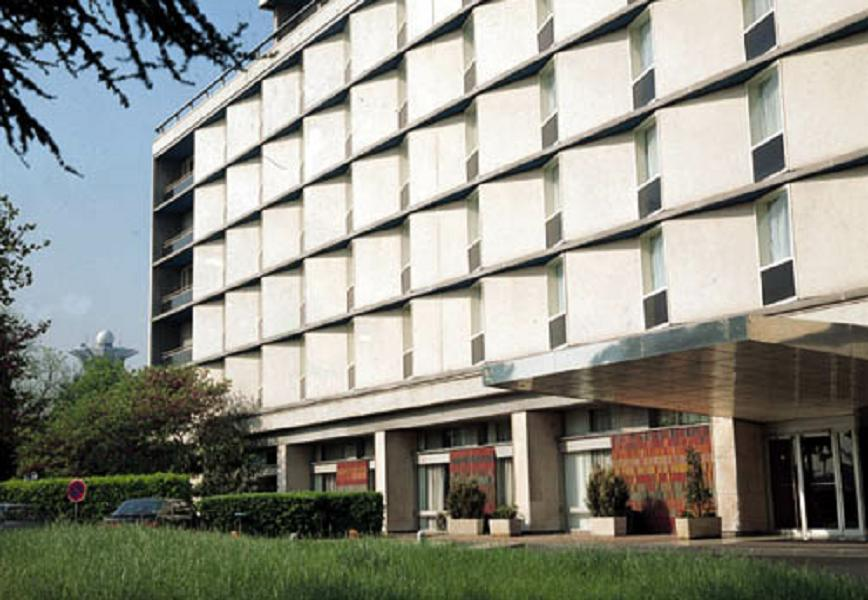
//> input picture hough_line_transform/building.jpg, 868 x 600 px
$ ./main   (built with g++ and OpenCV 4)
//> lines starting //> are read from the running program, lines starting //| are printed output that depends on the picture
#include<iostream>
#include<opencv2/opencv.hpp>
#include<opencv2/imgproc.hpp>
#include<opencv2/highgui.hpp>

using namespace std;
using namespace cv;

Mat src, src_gray;
int thresh = 200;
int max_thresh = 255;

const char* src_window_name = "src demo";
const char* coner_window_name = "harries coner";

void cornerHarris_demo( int, void* );

int main(int argc, char* argv[]){
    src = imread("../../data/building.jpg");
//> src is the input picture: 600 rows x 868 cols, CV_8UC3; mean B, G, R 133.7, 143.6, 142.9

    if(src.empty()){
        printf("CANNOT OPEN IMAGE\n");
        return 1;
    }
    cvtColor(src, src_gray, COLOR_BGR2GRAY);
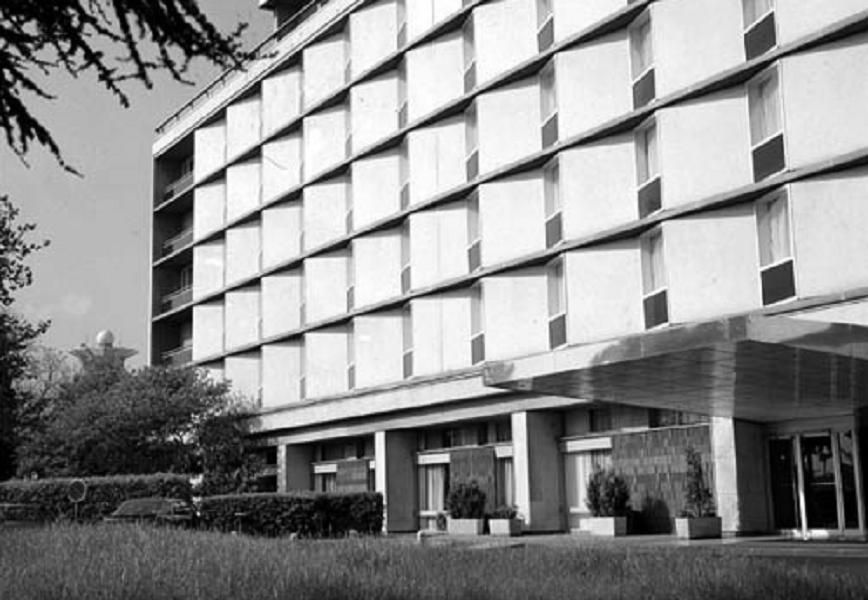
//> src_gray: 600 rows x 868 cols, CV_8UC1; min 0, max 255, mean 142.3

    namedWindow(src_window_name);
    createTrackbar("Threshold: ", src_window_name, &thresh, max_thresh, cornerHarris_demo);
    imshow(src_window_name, src);

    cornerHarris_demo(0, 0);
    waitKey(0);

    return 0;
}

void cornerHarris_demo(int , void*){
    int block_size = 2;
    int aperture_size = 3;
    double k = 0.04;

    Mat dst = Mat::ones(src.size(), CV_32FC1);
    cornerHarris(src_gray, dst, block_size, aperture_size, k);
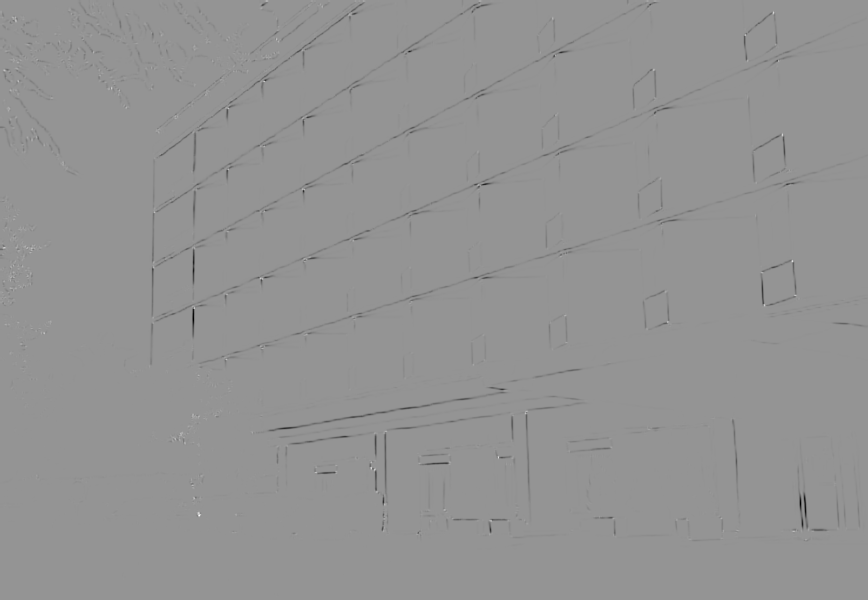
//> dst: 600 rows x 868 cols, CV_32FC1; min -0.00978, max 0.00704, mean -4.53e-05; drawn with min black and max white

    Mat dst_normal, dst_normal_scale;
    normalize(dst, dst_normal, 0, 255, NORM_MINMAX, CV_32FC1, Mat());

    convertScaleAbs(dst_normal, dst_normal_scale);

    for(int i=0; i<dst_normal.rows; i++){
        for(int j=0; j<dst_normal.cols; j++){
            if((int)dst_normal.at<float>(i, j) > thresh){
                circle(dst_normal_scale, Point(j, i), 5, Scalar(0), 2, 8, 0);
            }
        }
    }
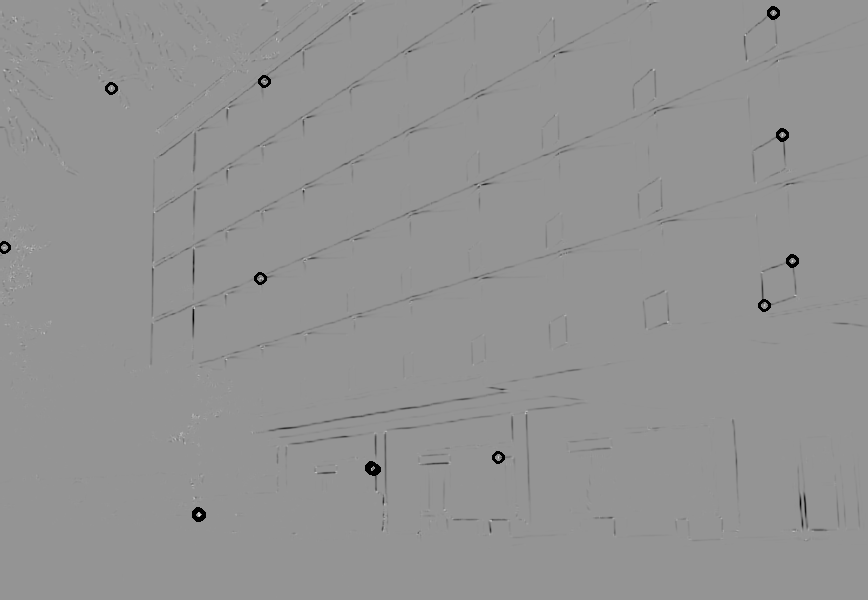
//> dst_normal_scale: 600 rows x 868 cols, CV_8UC1; min 0, max 255, mean 147
    namedWindow(coner_window_name);
    imshow(coner_window_name, dst_normal_scale);
}
